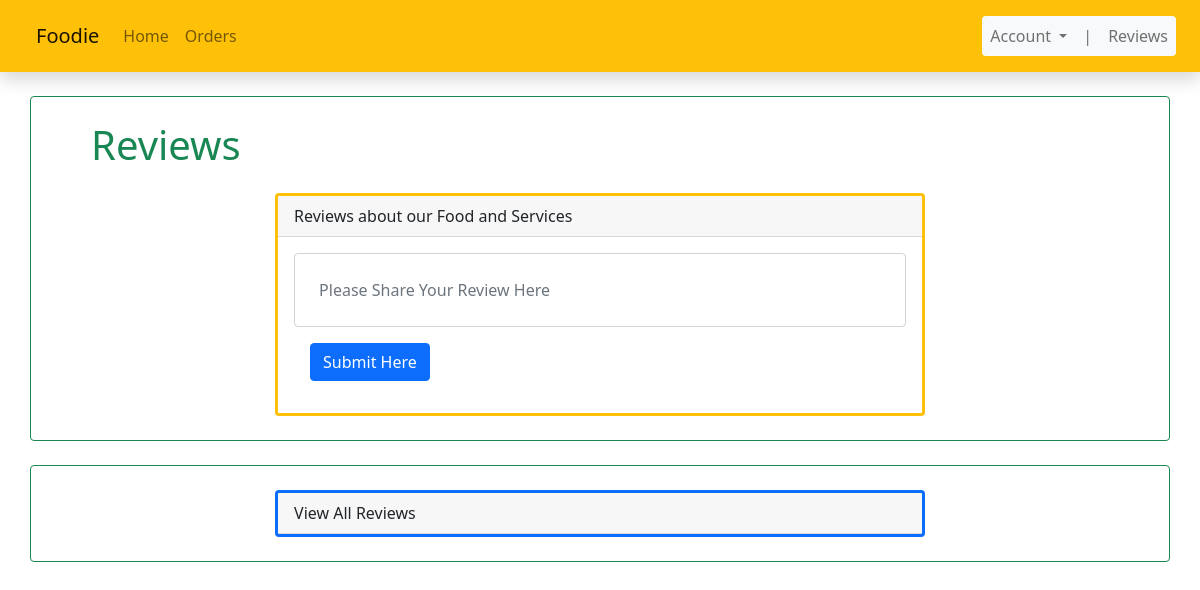
/reviews, run on an earlier commit of the app's database.
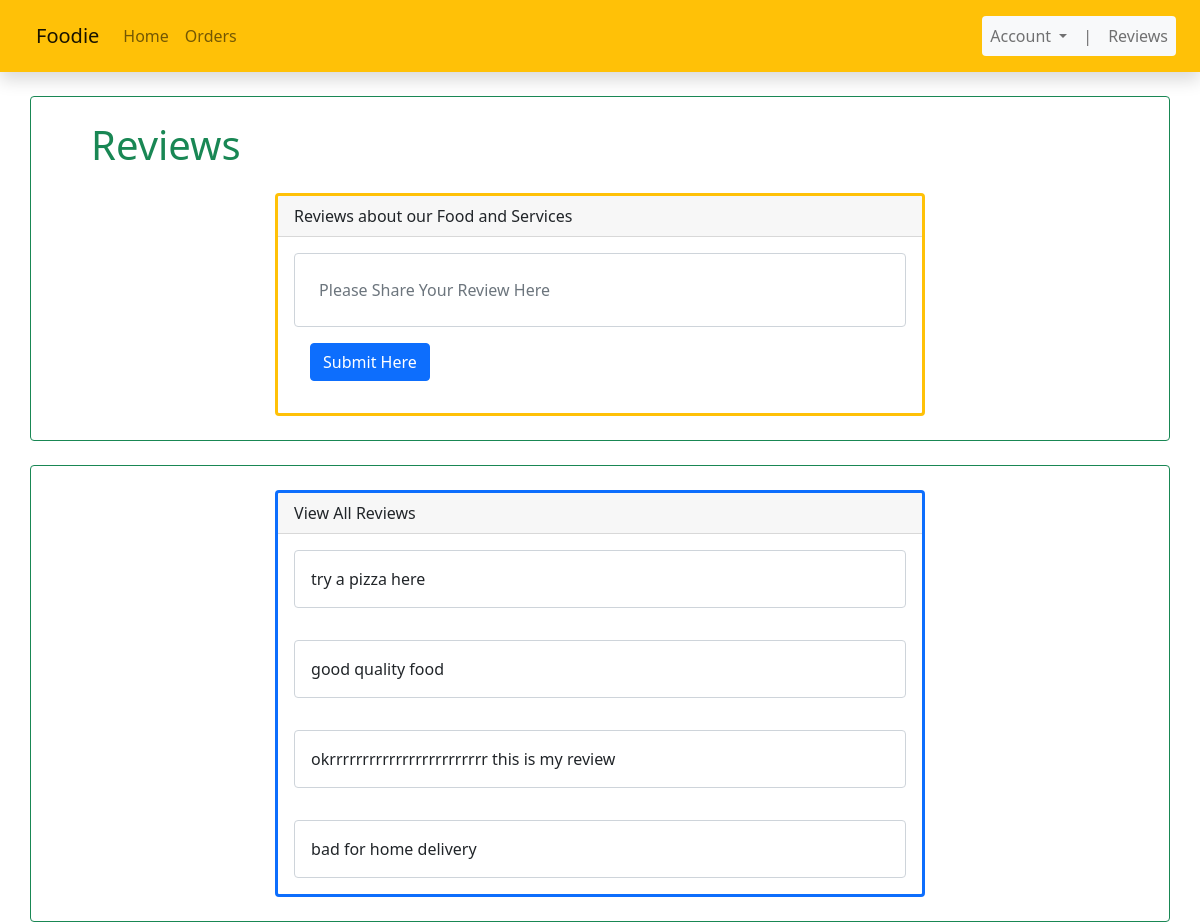
And on a later commit of the database.
### main/models/reviews.py (models this page shows)
class Review(models.Model):
    review=models.TextField(max_length=1000)
    def re(self):
        return Review.objects.all()

### main/views/reviews.py (the view, shortened to what this page needs)
# urls.py: path('reviews',reviews.Reviews.as_view(),name='reviews'),
class Reviews(View):
    def get(self,request):
        rev=Review.re(self)
        r={}
        r['ra']=rev
        return render(request,"reviews.html",r)

### main/templates/reviews.html (shortened to what this page needs)
{% extends 'base.html' %}
{% block body %}
<br>
<br>
<br>
<br>
<form method="POST" action="/reviews">
  <div class="container border border-1 border-success  rounded">
      <h1 class="text-success mx-4 px-4 pt-4">Reviews</h1>
  <div class="card col-7 mx-auto m-4 border-warning border-3">
      <div class="card-header">
        Reviews about our Food and Services
      </div>
      <div class="card-body">
        <input type="text" placeholder="Please Share Your Review Here"name="review" class="form-control p-4">
        <button type="submit" class="btn btn-primary m-3">Submit Here</button>
      </div>
    </div>
  </div>
</form>
<div class="container border border-1 border-success  rounded mt-4">
<div class="card col-7 mx-auto m-4 border-primary border-3">
  <div class="card-header">
    View All Reviews
  </div>
  {% for i in ra %}
  <div class="card-body">
    <input type="text" value="{{i.review}}" class="form-control p-3">
  </div>
  {% endfor %}
</div>
</div>
{% endblock %}

### main/templates/base.html (shortened to what this page needs)
<!doctype html>
<html lang="en">
  <head>
    <link href="https://cdn.jsdelivr.net/npm/bootstrap@5.1.3/dist/css/bootstrap.min.css" rel="stylesheet">
  </head>
  <body>
<nav class="navbar navbar-expand-lg navbar-light bg-warning px-4 p-3 shadow fixed-top ">
    <div class="container-fluid ">
      <a class="navbar-brand" href="#">Foodie</a>
      <div class="collapse navbar-collapse" id="navbarSupportedContent">
        <ul class="navbar-nav  mb-2 mb-lg-0">
          <li class="nav-item">
            <a class="nav-link" aria-current="page" href="/">Home</a>
          </li>
          <li class="nav-item">
            <a class="nav-link" href="/orders">Orders</a>
          </li>
        </ul>
      </div>
    </div>
    <div class="collapse navbar-collapse " id="navbarSupportedContent">
      <ul class="navbar-nav my-auto bg-light rounded ">
        <li class="nav-item dropdown  ">
          <a class="nav-link dropdown-toggle" href="#" id="navbarDropdown" role="button" data-bs-toggle="dropdown" aria-expanded="false">
            Account
          </a>
        </li>
        <li class="nav-item">
            <a class="nav-link">|</a>
          </li>
        <li class="nav-item">
          <a class="nav-link" href="/reviews">Reviews</a>
        </li>
      </ul>
    </div>
  </nav>
  {% block body %}
  {% endblock  %}
  </body>
</html>

What changed in the data, as far as the page shows it:
added Review: review "try a pizza here"
added Review: review "good quality food"
added Review: review "okrrrrrrrrrrrrrrrrrrrrrrrr this is my review"
added Review: review "bad for home delivery"
